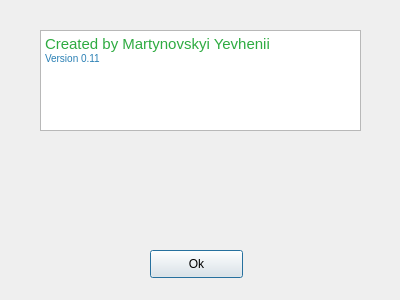
<?xml version="1.0" encoding="UTF-8"?>
<ui version="4.0">
 <class>Dialog</class>
 <widget class="QDialog" name="Dialog">
  <property name="windowModality">
   <enum>Qt::WindowModal</enum>
  </property>
  <property name="geometry">
   <rect>
    <x>0</x>
    <y>0</y>
    <width>400</width>
    <height>300</height>
   </rect>
  </property>
  <property name="windowTitle">
   <string>Dialog</string>
  </property>
  <property name="modal">
   <bool>true</bool>
  </property>
  <widget class="QPushButton" name="pushButton">
   <property name="geometry">
    <rect>
     <x>150</x>
     <y>250</y>
     <width>93</width>
     <height>28</height>
    </rect>
   </property>
   <property name="text">
    <string>Ok</string>
   </property>
  </widget>
  <widget class="QTextEdit" name="textEdit">
   <property name="geometry">
    <rect>
     <x>40</x>
     <y>30</y>
     <width>321</width>
     <height>101</height>
    </rect>
   </property>
   <property name="html">
    <string>&lt;!DOCTYPE HTML PUBLIC &quot;-//W3C//DTD HTML 4.0//EN&quot; &quot;http://www.w3.org/TR/REC-html40/strict.dtd&quot;&gt;
&lt;html&gt;&lt;head&gt;&lt;meta name=&quot;qrichtext&quot; content=&quot;1&quot; /&gt;&lt;style type=&quot;text/css&quot;&gt;
p, li { white-space: pre-wrap; }
&lt;/style&gt;&lt;/head&gt;&lt;body style=&quot; font-family:'MS Shell Dlg 2'; font-size:7.8pt; font-weight:400; font-style:normal;&quot;&gt;
&lt;p style=&quot; margin-top:0px; margin-bottom:0px; margin-left:0px; margin-right:0px; -qt-block-indent:0; text-indent:0px;&quot;&gt;&lt;span style=&quot; font-family:'MS Shell Dlg 2'; font-size:11pt; color:#2eab41;&quot;&gt;Created by Martynovskyi Yevhenii&lt;/span&gt;&lt;span style=&quot; font-family:'MS Shell Dlg 2';&quot;&gt;&lt;br /&gt;&lt;/span&gt;&lt;span style=&quot; font-family:'MS Shell Dlg 2'; color:#297fb4;&quot;&gt;Version 0.11&lt;/span&gt;&lt;/p&gt;&lt;/body&gt;&lt;/html&gt;</string>
   </property>
  </widget>
 </widget>
 <resources/>
 <connections/>
</ui>
